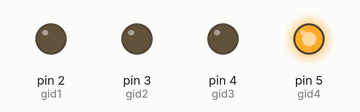
A sketch run on a simulated Arduino Uno, built with avr-gcc and run on an emulated ATmega328P. Parts: output pins drawn as LEDs (lit = HIGH).

Above: at 0.5 s.
At 2.5 s:
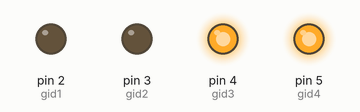
At 3.5 s:
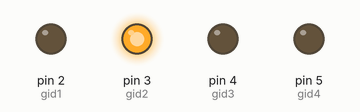
At 4.5 s:
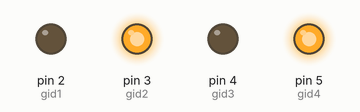
At 6.5 s:
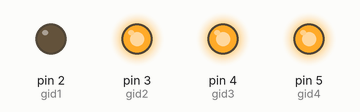
At 9.5 s:
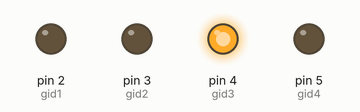
Timing chart, 0 to 10.4 s (numbered marks = the images above):
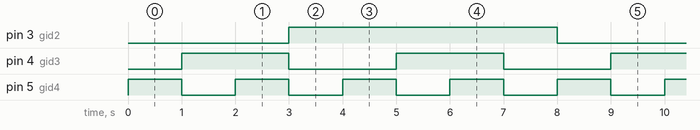

The sketch:

binary_Count.ino
```cpp
int gid4=5;
int gid3=4;
int gid2=3;
int gid1=2;

void setup() {
  // put your setup code here, to run once:
pinMode(gid1,OUTPUT);
pinMode(gid2,OUTPUT);
pinMode(gid3,OUTPUT);
pinMode(gid4,OUTPUT);
}

void loop() {
  // Binary 0001
digitalWrite(gid1,LOW);
digitalWrite(gid2,LOW);
digitalWrite(gid3,LOW);
digitalWrite(gid4,HIGH);
delay(1000);
  // Binary 0010
digitalWrite(gid1,LOW);
digitalWrite(gid2,LOW);
digitalWrite(gid3,HIGH);
digitalWrite(gid4,LOW);
delay(1000);
  // Binary 0011
digitalWrite(gid1,LOW);
digitalWrite(gid2,LOW);
digitalWrite(gid3,HIGH);
digitalWrite(gid4,HIGH);
delay(1000);

 // Binary 0100
digitalWrite(gid1,LOW);
digitalWrite(gid2,HIGH);
digitalWrite(gid3,LOW);
digitalWrite(gid4,LOW);
delay(1000);

 // Binary 0101
digitalWrite(gid1,LOW);
digitalWrite(gid2,HIGH);
digitalWrite(gid3,LOW);
digitalWrite(gid4,HIGH);
delay(1000);

 // Binary 0110
digitalWrite(gid1,LOW);
digitalWrite(gid2,HIGH);
digitalWrite(gid3,HIGH);
digitalWrite(gid4,LOW);
delay(1000);

// Binary 0111
digitalWrite(gid1,LOW);
digitalWrite(gid2,HIGH);
digitalWrite(gid3,HIGH);
digitalWrite(gid4,HIGH);
delay(1000);

// Binary 0100
digitalWrite(gid1,LOW);
digitalWrite(gid2,HIGH);
digitalWrite(gid3,LOW);
digitalWrite(gid4,LOW);
delay(1000);
}
```

Measured:
- by itself, pin 3 (gid2): alternates HIGH for 5.0 s and LOW for 3.0 s
- by itself, pin 4 (gid3): alternates HIGH for 2.0 s and LOW for 2.0 s
- by itself, pin 5 (gid4): alternates HIGH for 1.0 s and LOW for 1.0 s
